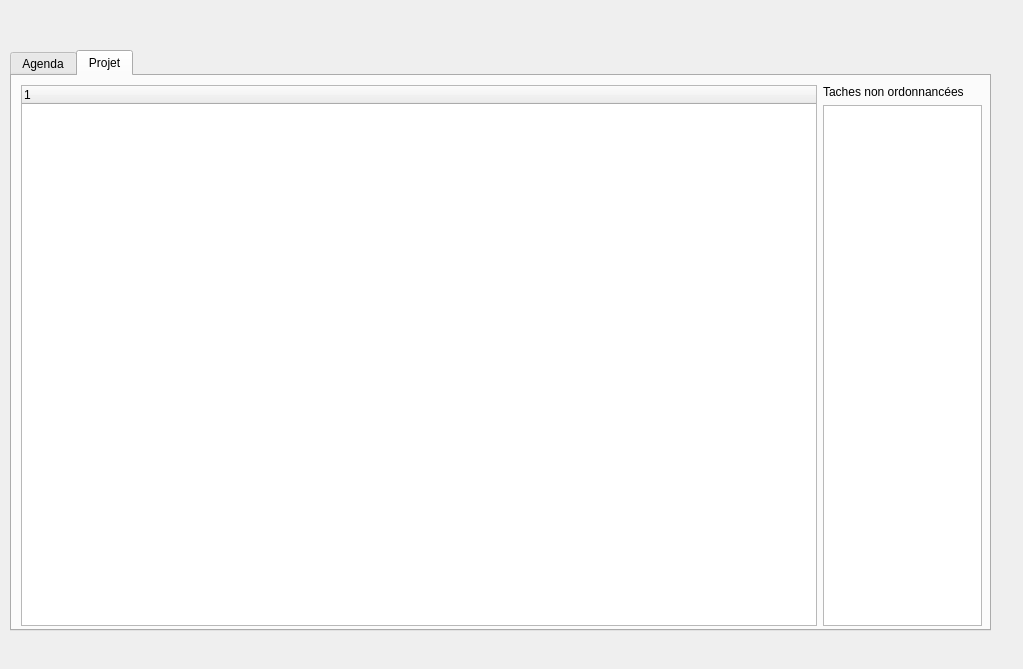
<?xml version="1.0" encoding="UTF-8"?>
<ui version="4.0">
 <class>MainWindow</class>
 <widget class="QMainWindow" name="MainWindow">
  <property name="windowModality">
   <enum>Qt::NonModal</enum>
  </property>
  <property name="enabled">
   <bool>true</bool>
  </property>
  <property name="geometry">
   <rect>
    <x>0</x>
    <y>0</y>
    <width>1023</width>
    <height>669</height>
   </rect>
  </property>
  <property name="windowTitle">
   <string>MainWindow</string>
  </property>
  <property name="tabShape">
   <enum>QTabWidget::Rounded</enum>
  </property>
  <widget class="QWidget" name="centralwidget">
   <widget class="QTabWidget" name="tabWidget">
    <property name="geometry">
     <rect>
      <x>10</x>
      <y>50</y>
      <width>981</width>
      <height>581</height>
     </rect>
    </property>
    <property name="tabPosition">
     <enum>QTabWidget::North</enum>
    </property>
    <property name="tabShape">
     <enum>QTabWidget::Rounded</enum>
    </property>
    <property name="currentIndex">
     <number>1</number>
    </property>
    <widget class="QWidget" name="tabAgenda">
     <attribute name="title">
      <string>Agenda</string>
     </attribute>
     <widget class="QWidget" name="verticalLayoutWidget">
      <property name="geometry">
       <rect>
        <x>0</x>
        <y>0</y>
        <width>971</width>
        <height>591</height>
       </rect>
      </property>
      <layout class="QVBoxLayout" name="verticalLayout" stretch="1,12,1">
       <property name="spacing">
        <number>7</number>
       </property>
       <property name="sizeConstraint">
        <enum>QLayout::SetDefaultConstraint</enum>
       </property>
       <property name="topMargin">
        <number>6</number>
       </property>
       <property name="bottomMargin">
        <number>4</number>
       </property>
       <item>
        <layout class="QHBoxLayout" name="horizontalLayout_6" stretch="1,10,1">
         <property name="leftMargin">
          <number>6</number>
         </property>
         <property name="rightMargin">
          <number>6</number>
         </property>
         <item>
          <widget class="QPushButton" name="boutonPrec">
           <property name="text">
            <string>◄</string>
           </property>
          </widget>
         </item>
         <item>
          <widget class="QLabel" name="labelSemaine">
           <property name="text">
            <string>Semaine en cours</string>
           </property>
           <property name="alignment">
            <set>Qt::AlignCenter</set>
           </property>
          </widget>
         </item>
         <item>
          <widget class="QPushButton" name="boutonSuiv">
           <property name="text">
            <string>►</string>
           </property>
          </widget>
         </item>
        </layout>
       </item>
       <item>
        <layout class="QHBoxLayout" name="horizontalLayout_5">
         <item>
          <widget class="QTableView" name="tableView"/>
         </item>
        </layout>
       </item>
       <item>
        <layout class="QHBoxLayout" name="horizontalLayout_2">
         <item>
          <spacer name="horizontalSpacer">
           <property name="orientation">
            <enum>Qt::Horizontal</enum>
           </property>
           <property name="sizeHint" stdset="0">
            <size>
             <width>40</width>
             <height>20</height>
            </size>
           </property>
          </spacer>
         </item>
         <item>
          <widget class="QPushButton" name="pushButton_3">
           <property name="text">
            <string>+ Événement </string>
           </property>
          </widget>
         </item>
        </layout>
       </item>
      </layout>
     </widget>
    </widget>
    <widget class="QWidget" name="tabGestion">
     <attribute name="title">
      <string>Projet</string>
     </attribute>
     <widget class="QWidget" name="horizontalLayoutWidget">
      <property name="geometry">
       <rect>
        <x>9</x>
        <y>9</y>
        <width>961</width>
        <height>541</height>
       </rect>
      </property>
      <layout class="QHBoxLayout" name="horizontalLayout" stretch="5,1">
       <item>
        <layout class="QVBoxLayout" name="verticalLayout_2">
         <item>
          <widget class="QTreeWidget" name="treeWidget">
           <column>
            <property name="text">
             <string notr="true">1</string>
            </property>
           </column>
          </widget>
         </item>
        </layout>
       </item>
       <item>
        <layout class="QVBoxLayout" name="verticalLayout_3">
         <item>
          <widget class="QLabel" name="label_2">
           <property name="text">
            <string>Taches non ordonnancées</string>
           </property>
          </widget>
         </item>
         <item>
          <widget class="QListView" name="listView"/>
         </item>
        </layout>
       </item>
      </layout>
     </widget>
    </widget>
   </widget>
  </widget>
 </widget>
 <resources/>
 <connections/>
</ui>
